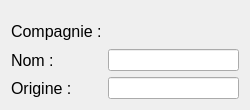
<?xml version="1.0" encoding="UTF-8"?>
<ui version="4.0">
 <class>CompagnieShow</class>
 <widget class="QWidget" name="CompagnieShow">
  <property name="geometry">
   <rect>
    <x>0</x>
    <y>0</y>
    <width>250</width>
    <height>110</height>
   </rect>
  </property>
  <property name="minimumSize">
   <size>
    <width>250</width>
    <height>110</height>
   </size>
  </property>
  <property name="maximumSize">
   <size>
    <width>250</width>
    <height>110</height>
   </size>
  </property>
  <property name="windowTitle">
   <string>Form</string>
  </property>
  <layout class="QGridLayout" name="gridLayout">
   <item row="0" column="0">
    <widget class="QLabel" name="label">
     <property name="minimumSize">
      <size>
       <width>0</width>
       <height>40</height>
      </size>
     </property>
     <property name="font">
      <font>
       <pointsize>12</pointsize>
      </font>
     </property>
     <property name="text">
      <string>Compagnie :</string>
     </property>
    </widget>
   </item>
   <item row="1" column="0">
    <widget class="QLabel" name="label_2">
     <property name="font">
      <font>
       <pointsize>12</pointsize>
      </font>
     </property>
     <property name="text">
      <string>Nom :</string>
     </property>
    </widget>
   </item>
   <item row="1" column="1">
    <widget class="QLineEdit" name="lineEdit"/>
   </item>
   <item row="2" column="0">
    <widget class="QLabel" name="label_3">
     <property name="font">
      <font>
       <pointsize>12</pointsize>
      </font>
     </property>
     <property name="text">
      <string>Origine :</string>
     </property>
    </widget>
   </item>
   <item row="2" column="1">
    <widget class="QLineEdit" name="lineEdit_2"/>
   </item>
  </layout>
 </widget>
 <resources/>
 <connections/>
</ui>
